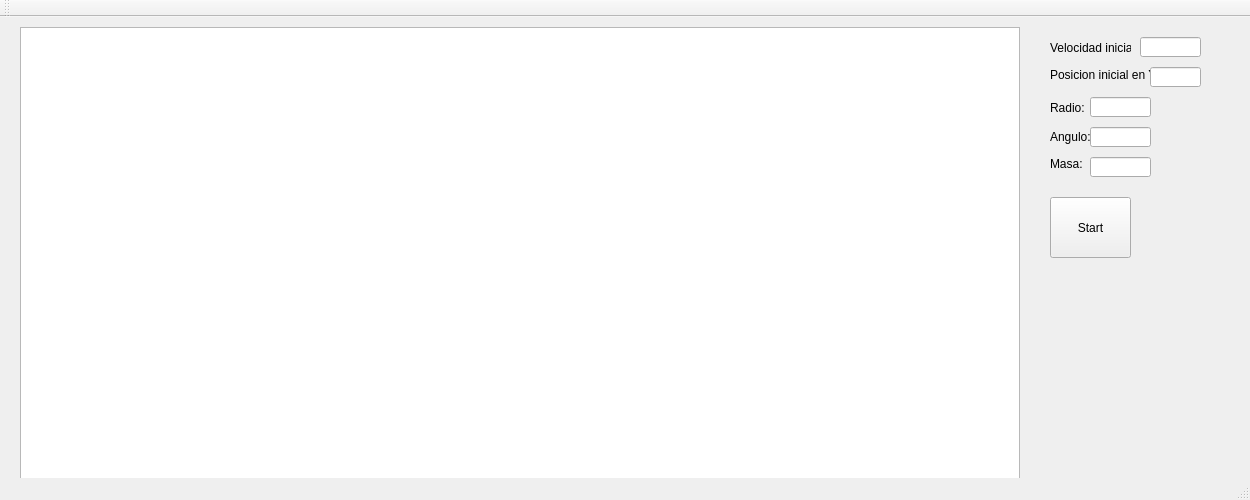
<?xml version="1.0" encoding="UTF-8"?>
<ui version="4.0">
 <class>MainWindow</class>
 <widget class="QMainWindow" name="MainWindow">
  <property name="geometry">
   <rect>
    <x>0</x>
    <y>0</y>
    <width>1250</width>
    <height>500</height>
   </rect>
  </property>
  <property name="windowTitle">
   <string>MainWindow</string>
  </property>
  <widget class="QWidget" name="centralWidget">
   <widget class="QGraphicsView" name="Fondo">
    <property name="geometry">
     <rect>
      <x>20</x>
      <y>10</y>
      <width>1000</width>
      <height>500</height>
     </rect>
    </property>
   </widget>
   <widget class="QLabel" name="label">
    <property name="geometry">
     <rect>
      <x>1050</x>
      <y>20</y>
      <width>81</width>
      <height>21</height>
     </rect>
    </property>
    <property name="text">
     <string>Velocidad inicial:</string>
    </property>
   </widget>
   <widget class="QLabel" name="label_2">
    <property name="geometry">
     <rect>
      <x>1050</x>
      <y>50</y>
      <width>101</width>
      <height>16</height>
     </rect>
    </property>
    <property name="text">
     <string>Posicion inicial en Y:</string>
    </property>
   </widget>
   <widget class="QLabel" name="label_3">
    <property name="geometry">
     <rect>
      <x>1050</x>
      <y>80</y>
      <width>47</width>
      <height>21</height>
     </rect>
    </property>
    <property name="text">
     <string>Radio:</string>
    </property>
   </widget>
   <widget class="QLabel" name="label_4">
    <property name="geometry">
     <rect>
      <x>1050</x>
      <y>110</y>
      <width>47</width>
      <height>20</height>
     </rect>
    </property>
    <property name="text">
     <string>Angulo:</string>
    </property>
   </widget>
   <widget class="QLineEdit" name="lineEdit">
    <property name="geometry">
     <rect>
      <x>1140</x>
      <y>20</y>
      <width>61</width>
      <height>20</height>
     </rect>
    </property>
   </widget>
   <widget class="QLineEdit" name="lineEdit_2">
    <property name="geometry">
     <rect>
      <x>1090</x>
      <y>80</y>
      <width>61</width>
      <height>20</height>
     </rect>
    </property>
   </widget>
   <widget class="QLineEdit" name="lineEdit_3">
    <property name="geometry">
     <rect>
      <x>1150</x>
      <y>50</y>
      <width>51</width>
      <height>20</height>
     </rect>
    </property>
   </widget>
   <widget class="QLineEdit" name="lineEdit_4">
    <property name="geometry">
     <rect>
      <x>1090</x>
      <y>110</y>
      <width>61</width>
      <height>20</height>
     </rect>
    </property>
   </widget>
   <widget class="QPushButton" name="pushButton">
    <property name="geometry">
     <rect>
      <x>1050</x>
      <y>180</y>
      <width>81</width>
      <height>61</height>
     </rect>
    </property>
    <property name="text">
     <string>Start</string>
    </property>
   </widget>
   <widget class="QLabel" name="label_5">
    <property name="geometry">
     <rect>
      <x>1050</x>
      <y>140</y>
      <width>47</width>
      <height>13</height>
     </rect>
    </property>
    <property name="text">
     <string>Masa:</string>
    </property>
   </widget>
   <widget class="QLineEdit" name="lineEdit_5">
    <property name="geometry">
     <rect>
      <x>1090</x>
      <y>140</y>
      <width>61</width>
      <height>20</height>
     </rect>
    </property>
   </widget>
  </widget>
  <widget class="QMenuBar" name="menuBar">
   <property name="geometry">
    <rect>
     <x>0</x>
     <y>0</y>
     <width>1250</width>
     <height>21</height>
    </rect>
   </property>
  </widget>
  <widget class="QToolBar" name="mainToolBar">
   <attribute name="toolBarArea">
    <enum>TopToolBarArea</enum>
   </attribute>
   <attribute name="toolBarBreak">
    <bool>false</bool>
   </attribute>
  </widget>
  <widget class="QStatusBar" name="statusBar"/>
 </widget>
 <layoutdefault spacing="6" margin="11"/>
 <resources/>
 <connections/>
</ui>
